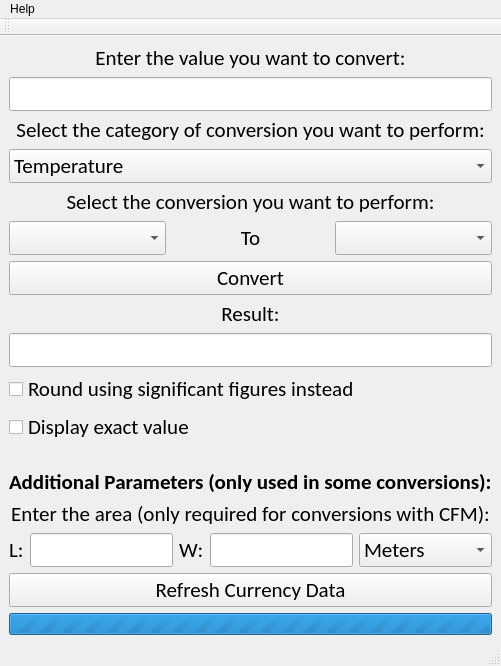
<?xml version="1.0" encoding="UTF-8"?>
<ui version="4.0">
 <class>MainWindow</class>
 <widget class="QMainWindow" name="MainWindow">
  <property name="geometry">
   <rect>
    <x>0</x>
    <y>0</y>
    <width>484</width>
    <height>571</height>
   </rect>
  </property>
  <property name="windowTitle">
   <string>QMultiUnit 1.0.0</string>
  </property>
  <widget class="QWidget" name="centralwidget">
   <layout class="QGridLayout" name="gridLayout">
    <item row="3" column="0">
     <widget class="QLineEdit" name="ResultBox">
      <property name="font">
       <font>
        <family>Calibri</family>
        <pointsize>16</pointsize>
       </font>
      </property>
      <property name="readOnly">
       <bool>true</bool>
      </property>
     </widget>
    </item>
    <item row="9" column="0">
     <layout class="QHBoxLayout" name="areaInputLayout">
      <item>
       <widget class="QLabel" name="Label7">
        <property name="font">
         <font>
          <family>Calibri</family>
          <pointsize>16</pointsize>
         </font>
        </property>
        <property name="text">
         <string>L:</string>
        </property>
       </widget>
      </item>
      <item>
       <widget class="QLineEdit" name="AreaInputBox">
        <property name="font">
         <font>
          <family>Calibri</family>
          <pointsize>16</pointsize>
         </font>
        </property>
       </widget>
      </item>
      <item>
       <widget class="QLabel" name="Label6">
        <property name="font">
         <font>
          <family>Calibri</family>
          <pointsize>16</pointsize>
         </font>
        </property>
        <property name="text">
         <string>W:</string>
        </property>
       </widget>
      </item>
      <item>
       <widget class="QLineEdit" name="Area2InputBox">
        <property name="font">
         <font>
          <family>Calibri</family>
          <pointsize>16</pointsize>
         </font>
        </property>
       </widget>
      </item>
      <item>
       <widget class="QComboBox" name="AreaUnitSelector">
        <property name="font">
         <font>
          <family>Calibri</family>
          <pointsize>16</pointsize>
         </font>
        </property>
        <item>
         <property name="text">
          <string>Meters</string>
         </property>
        </item>
        <item>
         <property name="text">
          <string>Yards</string>
         </property>
        </item>
        <item>
         <property name="text">
          <string>Centimeters</string>
         </property>
        </item>
        <item>
         <property name="text">
          <string>Millimeters</string>
         </property>
        </item>
        <item>
         <property name="text">
          <string>Inches</string>
         </property>
        </item>
        <item>
         <property name="text">
          <string>Kilometers</string>
         </property>
        </item>
        <item>
         <property name="text">
          <string>Miles</string>
         </property>
        </item>
        <item>
         <property name="text">
          <string>Feet</string>
         </property>
        </item>
        <item>
         <property name="text">
          <string>Decimeters</string>
         </property>
        </item>
       </widget>
      </item>
     </layout>
    </item>
    <item row="10" column="0">
     <widget class="QPushButton" name="RefreshCurrencyDataButton">
      <property name="font">
       <font>
        <family>Calibri</family>
        <pointsize>16</pointsize>
       </font>
      </property>
      <property name="text">
       <string>Refresh Currency Data</string>
      </property>
      <property name="flat">
       <bool>false</bool>
      </property>
     </widget>
    </item>
    <item row="6" column="0">
     <widget class="QLabel" name="label">
      <property name="text">
       <string/>
      </property>
     </widget>
    </item>
    <item row="4" column="0">
     <widget class="QCheckBox" name="CheckBox2">
      <property name="font">
       <font>
        <family>Calibri</family>
        <pointsize>16</pointsize>
       </font>
      </property>
      <property name="text">
       <string>Round using significant figures instead</string>
      </property>
     </widget>
    </item>
    <item row="1" column="0">
     <widget class="QPushButton" name="ConvertButton">
      <property name="font">
       <font>
        <family>Calibri</family>
        <pointsize>16</pointsize>
       </font>
      </property>
      <property name="text">
       <string>Convert</string>
      </property>
      <property name="flat">
       <bool>false</bool>
      </property>
     </widget>
    </item>
    <item row="5" column="0">
     <widget class="QCheckBox" name="CheckBox1">
      <property name="font">
       <font>
        <family>Calibri</family>
        <pointsize>16</pointsize>
       </font>
      </property>
      <property name="toolTip">
       <string>Disables rounding the value to the minimum decimals found in the input(s).</string>
      </property>
      <property name="text">
       <string>Display exact value</string>
      </property>
     </widget>
    </item>
    <item row="8" column="0">
     <widget class="QLabel" name="Label5">
      <property name="font">
       <font>
        <family>Calibri</family>
        <pointsize>16</pointsize>
       </font>
      </property>
      <property name="text">
       <string>Enter the area (only required for conversions with CFM):</string>
      </property>
      <property name="alignment">
       <set>Qt::AlignmentFlag::AlignCenter</set>
      </property>
     </widget>
    </item>
    <item row="0" column="0">
     <layout class="QVBoxLayout" name="verticalLayout">
      <item>
       <widget class="QLabel" name="inputmessage">
        <property name="font">
         <font>
          <family>Calibri</family>
          <pointsize>16</pointsize>
         </font>
        </property>
        <property name="text">
         <string>Enter the value you want to convert:</string>
        </property>
        <property name="alignment">
         <set>Qt::AlignmentFlag::AlignCenter</set>
        </property>
       </widget>
      </item>
      <item>
       <widget class="QLineEdit" name="Input">
        <property name="font">
         <font>
          <family>Calibri</family>
          <pointsize>16</pointsize>
         </font>
        </property>
        <property name="accessibleName">
         <string>input</string>
        </property>
       </widget>
      </item>
      <item>
       <widget class="QLabel" name="Label1">
        <property name="font">
         <font>
          <family>Calibri</family>
          <pointsize>16</pointsize>
         </font>
        </property>
        <property name="text">
         <string>Select the category of conversion you want to perform:</string>
        </property>
        <property name="alignment">
         <set>Qt::AlignmentFlag::AlignCenter</set>
        </property>
       </widget>
      </item>
      <item>
       <widget class="QComboBox" name="UnitCategorySelector">
        <property name="font">
         <font>
          <family>Calibri</family>
          <pointsize>16</pointsize>
         </font>
        </property>
        <item>
         <property name="text">
          <string>Temperature</string>
         </property>
        </item>
        <item>
         <property name="text">
          <string>Length</string>
         </property>
        </item>
        <item>
         <property name="text">
          <string>Area</string>
         </property>
        </item>
        <item>
         <property name="text">
          <string>Volume</string>
         </property>
        </item>
        <item>
         <property name="text">
          <string>Energy</string>
         </property>
        </item>
        <item>
         <property name="text">
          <string>Speed</string>
         </property>
        </item>
        <item>
         <property name="text">
          <string>Weight</string>
         </property>
        </item>
        <item>
         <property name="text">
          <string>Mass</string>
         </property>
        </item>
        <item>
         <property name="text">
          <string>Air Flow</string>
         </property>
        </item>
        <item>
         <property name="text">
          <string>Angle</string>
         </property>
        </item>
        <item>
         <property name="text">
          <string>Currency</string>
         </property>
        </item>
       </widget>
      </item>
      <item>
       <widget class="QLabel" name="Label2">
        <property name="font">
         <font>
          <family>Calibri</family>
          <pointsize>16</pointsize>
         </font>
        </property>
        <property name="text">
         <string>Select the conversion you want to perform:</string>
        </property>
        <property name="alignment">
         <set>Qt::AlignmentFlag::AlignCenter</set>
        </property>
       </widget>
      </item>
      <item>
       <layout class="QHBoxLayout" name="horizontalLayout">
        <item>
         <widget class="QComboBox" name="UnitSelectionBox">
          <property name="font">
           <font>
            <family>Calibri</family>
            <pointsize>16</pointsize>
           </font>
          </property>
         </widget>
        </item>
        <item>
         <widget class="QLabel" name="Label4">
          <property name="font">
           <font>
            <family>Calibri</family>
            <pointsize>16</pointsize>
           </font>
          </property>
          <property name="text">
           <string>To</string>
          </property>
          <property name="alignment">
           <set>Qt::AlignmentFlag::AlignCenter</set>
          </property>
         </widget>
        </item>
        <item>
         <widget class="QComboBox" name="Unit2SelectionBox">
          <property name="font">
           <font>
            <family>Calibri</family>
            <pointsize>16</pointsize>
           </font>
          </property>
         </widget>
        </item>
       </layout>
      </item>
     </layout>
    </item>
    <item row="7" column="0">
     <widget class="QLabel" name="label_2">
      <property name="font">
       <font>
        <family>Calibri</family>
        <pointsize>16</pointsize>
        <bold>true</bold>
       </font>
      </property>
      <property name="text">
       <string>Additional Parameters (only used in some conversions):</string>
      </property>
     </widget>
    </item>
    <item row="2" column="0">
     <widget class="QLabel" name="Label3">
      <property name="font">
       <font>
        <family>Calibri</family>
        <pointsize>16</pointsize>
       </font>
      </property>
      <property name="text">
       <string>Result:</string>
      </property>
      <property name="alignment">
       <set>Qt::AlignmentFlag::AlignCenter</set>
      </property>
     </widget>
    </item>
    <item row="11" column="0">
     <widget class="QProgressBar" name="ProgressBar1">
      <property name="minimum">
       <number>0</number>
      </property>
      <property name="maximum">
       <number>0</number>
      </property>
      <property name="value">
       <number>-1</number>
      </property>
      <property name="textVisible">
       <bool>false</bool>
      </property>
     </widget>
    </item>
   </layout>
  </widget>
  <widget class="QMenuBar" name="menubar">
   <property name="geometry">
    <rect>
     <x>0</x>
     <y>0</y>
     <width>484</width>
     <height>30</height>
    </rect>
   </property>
   <widget class="QMenu" name="menuHelp">
    <property name="title">
     <string>Help</string>
    </property>
    <addaction name="actionAbout"/>
    <addaction name="actionAbout_Qt"/>
   </widget>
   <addaction name="menuHelp"/>
  </widget>
  <widget class="QStatusBar" name="statusbar"/>
  <widget class="QToolBar" name="toolBar">
   <property name="windowTitle">
    <string>toolBar</string>
   </property>
   <attribute name="toolBarArea">
    <enum>TopToolBarArea</enum>
   </attribute>
   <attribute name="toolBarBreak">
    <bool>false</bool>
   </attribute>
  </widget>
  <action name="actionAbout">
   <property name="text">
    <string>About QMultiUnit</string>
   </property>
  </action>
  <action name="actionAbout_Qt">
   <property name="text">
    <string>About Qt</string>
   </property>
  </action>
 </widget>
 <tabstops>
  <tabstop>UnitCategorySelector</tabstop>
  <tabstop>UnitSelectionBox</tabstop>
  <tabstop>Unit2SelectionBox</tabstop>
  <tabstop>AreaInputBox</tabstop>
  <tabstop>Area2InputBox</tabstop>
  <tabstop>AreaUnitSelector</tabstop>
  <tabstop>RefreshCurrencyDataButton</tabstop>
 </tabstops>
 <resources/>
 <connections/>
</ui>
